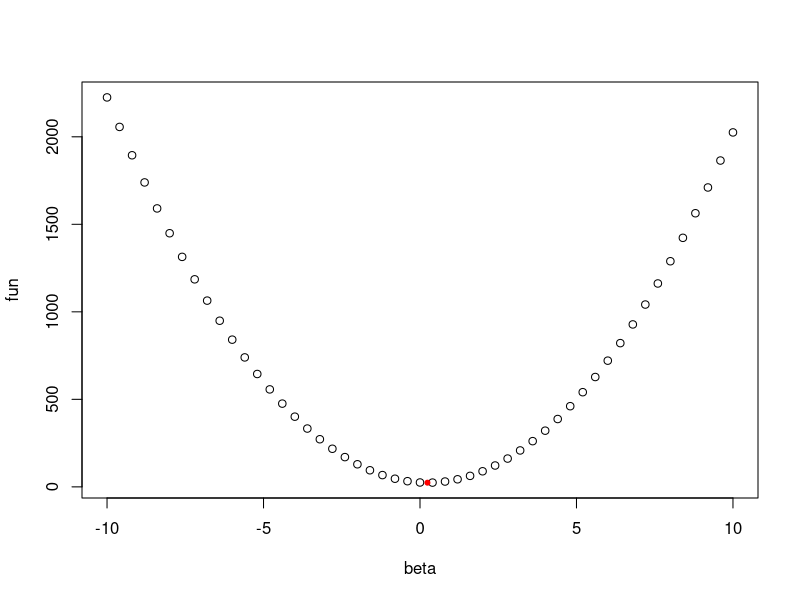
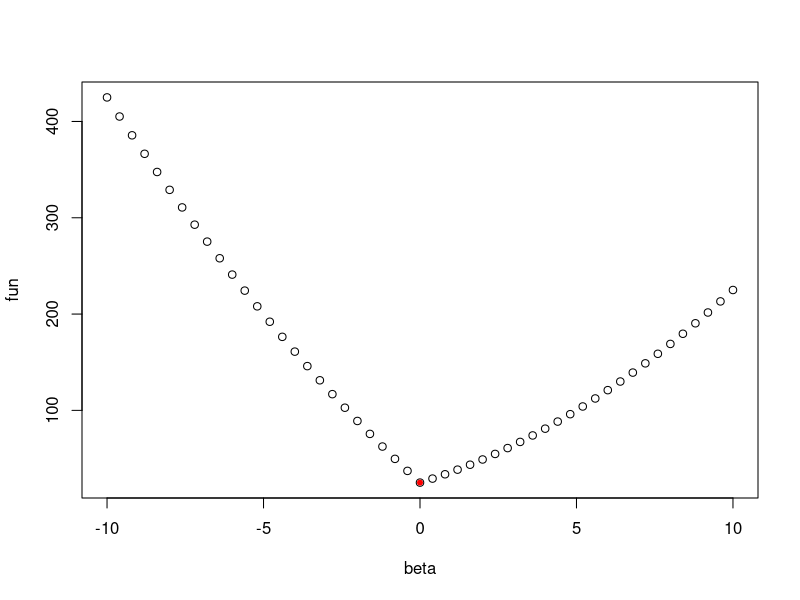
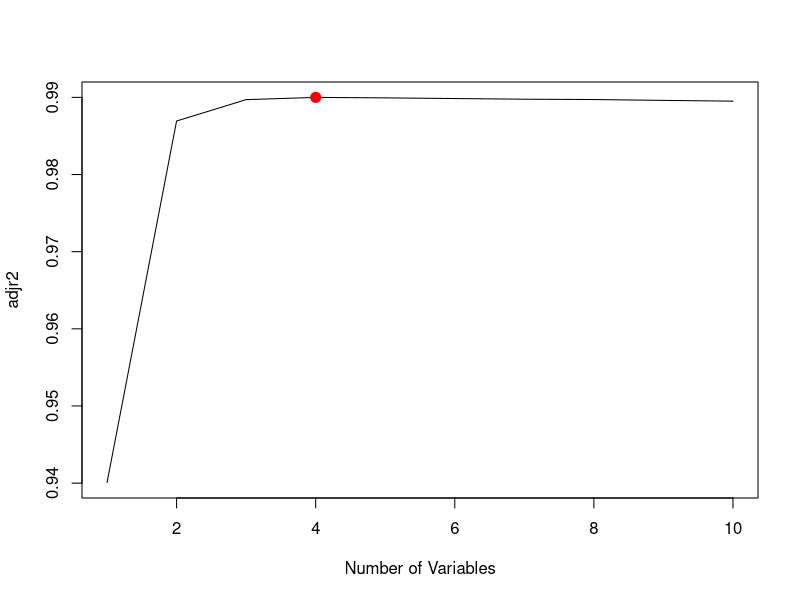
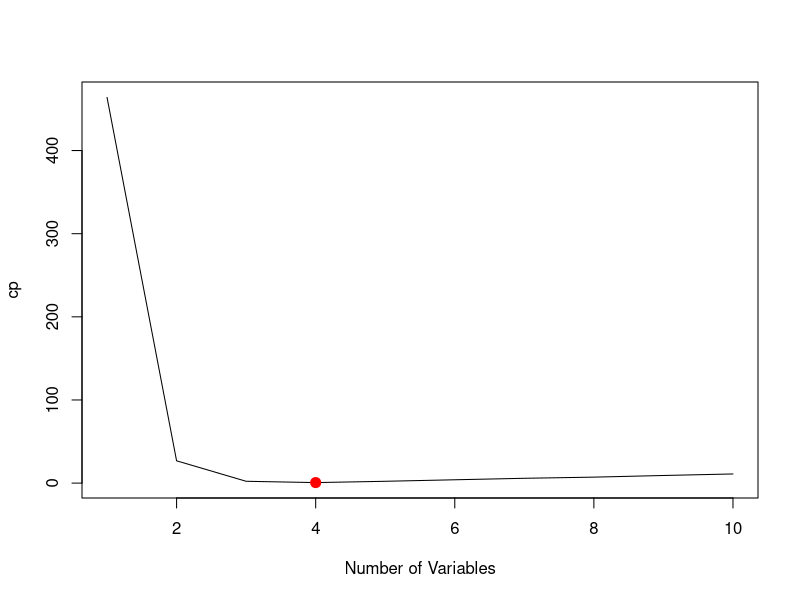
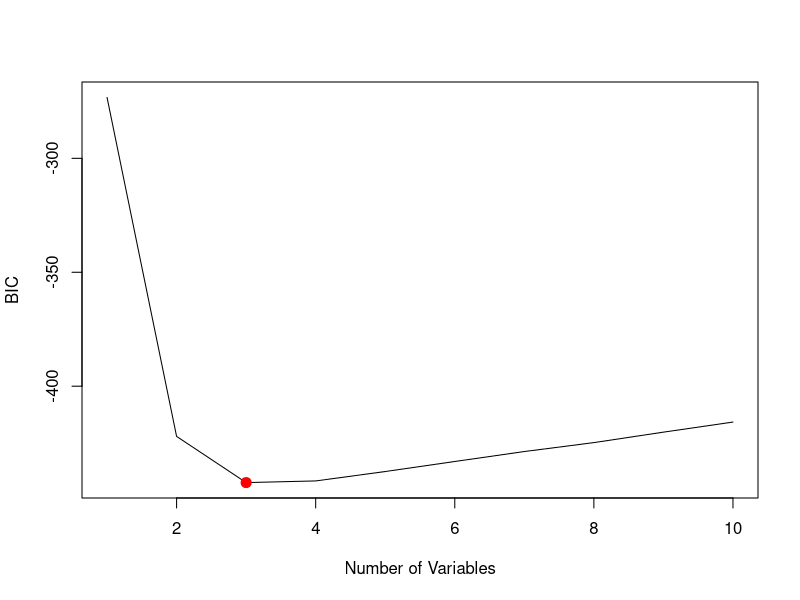
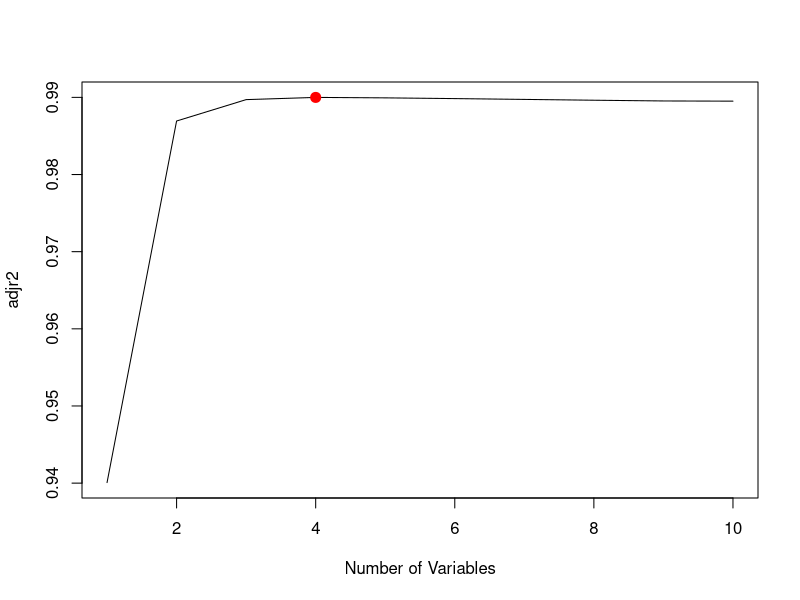
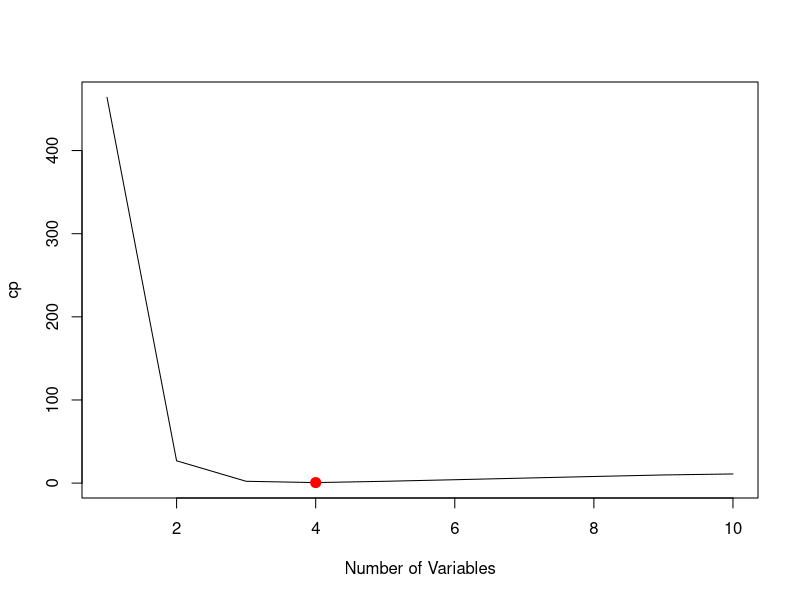
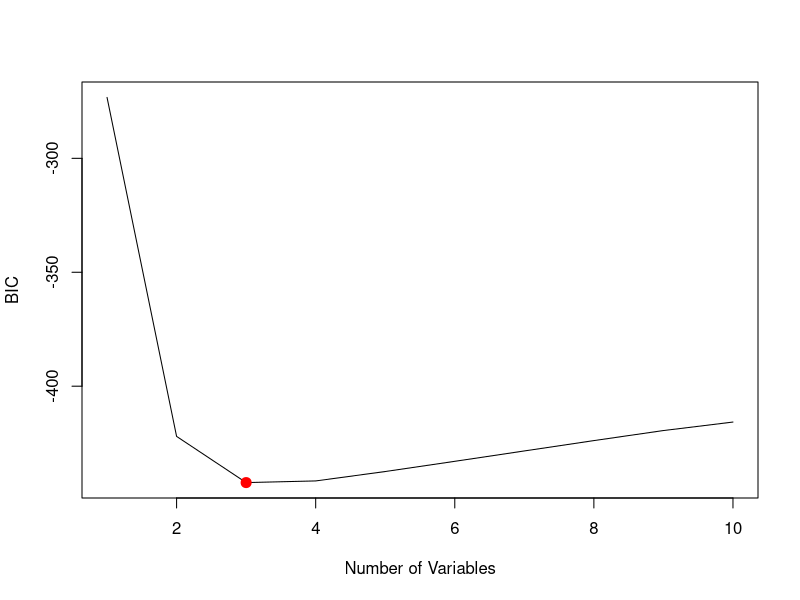

Reproduce these figures in R, in order. (Note: this script raises an error after producing the figures.)
## ---- chunk 1
y = 5
lambda = 20
beta = seq(-10,10,0.4)
fun = (y - beta)^2 + lambda*beta^2
plot(beta, fun, cex = 1)
best_beta = y/(1 + lambda)
best_fun = (y - best_beta)^2 + lambda*best_beta^2
points(best_beta, best_fun, col = "red", pch = 20 )
min(fun)
best_fun
## ---- chunk 2
y = 5
lambda = 20
beta = seq(-10,10,0.4)
fun = (y - beta)^2 + lambda*abs(beta)
plot(beta, fun, cex = 1)
best_beta = 0
best_fun = (y - best_beta)^2 + lambda*abs(best_beta)
points(best_beta, best_fun, col = "red", pch = 20 )
min(fun)
best_fun
## ---- chunk 3
set.seed(1)
x = rnorm(100)
epsilon = rnorm(100)
y = 3 + 1*x + 2*x^2 + 3*x^3 + epsilon
## ---- chunk 4
library(leaps)
xy = data.frame(x, y)
regfit.full = regsubsets(y ~ poly(x, 10, raw = T), data = xy, nvmax = 10)
reg.summary = summary(regfit.full)
plot(reg.summary$adjr2, xlab = "Number of Variables", ylab = "adjr2", type = "l")
which.max(reg.summary$adjr2)
points(4,reg.summary$adjr2[4], col = "red", cex = 2, pch = 20 )
plot(reg.summary$cp, xlab = "Number of Variables", ylab = "cp", type = "l")
which.min(reg.summary$cp)
points(4,reg.summary$cp[4], col = "red", cex = 2, pch = 20 )
plot(reg.summary$bic, xlab = "Number of Variables", ylab = "BIC", type = "l")
which.min(reg.summary$bic)
points(3,reg.summary$bic[3], col = "red", cex = 2, pch = 20 )
#adjr2最大值为4，cp最小值为4，BIC最小值为3，但是结合图像，当number of variables = 3时，这三个统计量对应的值与其最优值相差很小，根据principle of parsimary原则，我们选择number of variables = 3
coef(regfit.full, 3)

## ---- chunk 5
regfit.fwd = regsubsets(y ~ poly(x, 10, raw = T), data = xy, nvmax = 10, method = "forward")
fwd.summary = summary(regfit.fwd)
plot(fwd.summary$adjr2, xlab = "Number of Variables", ylab = "adjr2", type = "l")
which.max(fwd.summary$adjr2)
points(4,fwd.summary$adjr2[4], col = "red", cex = 2, pch = 20 )
plot(fwd.summary$cp, xlab = "Number of Variables", ylab = "cp", type = "l")
which.min(fwd.summary$cp)
points(4,fwd.summary$cp[4], col = "red", cex = 2, pch = 20 )
plot(fwd.summary$bic, xlab = "Number of Variables", ylab = "BIC", type = "l")
which.min(fwd.summary$bic)
points(3,fwd.summary$bic[3], col = "red", cex = 2, pch = 20 )
#adjr2最大值为4，cp最小值为4，BIC最小值为3  ，但是结合图像，当number of variables = 3时，这三个统计量对应的值与其最优值相差很小，根据principle of parsimary原则，我们选择number of variables = 3
coef(regfit.full, 3)

regfit.bwd = regsubsets(y ~ poly(x, 10, raw = T), data = xy, nvmax = 10, method = "backward")
bwd.summary = summary(regfit.bwd)
plot(bwd.summary$adjr2, xlab = "Number of Variables", ylab = "adjr2", type = "l")
which.max(bwd.summary$adjr2)
points(7,bwd.summary$adjr2[7], col = "red", cex = 2, pch = 20 )
plot(bwd.summary$cp, xlab = "Number of Variables", ylab = "cp", type = "l")
which.min(bwd.summary$cp)
points(7,bwd.summary$cp[7], col = "red", cex = 2, pch = 20 )
plot(bwd.summary$bic, xlab = "Number of Variables", ylab = "BIC", type = "l")
which.min(bwd.summary$bic)
points(5,bwd.summary$bic[5], col = "red", cex = 2, pch = 20 )
#adjr2最大值为7，cp最小值为7，BIC最小值为5  ，但是结合图像，当number of variables = 3时，这三个统计量对应的值与其最优值相差很小，根据principle of parsimary原则，我们选择number of variables = 3
coef(regfit.full, 3)
## ---- chunk 6
library(glmnet)
x = model.matrix(y ~ poly(x, 10, raw = T))[, -1]
grid = 10^seq(10,-2,length = 100)
set.seed(1)
cv.out  = cv.glmnet(x, y, alpha = 1)
plot(cv.out)
bestlam = cv.out$lambda.min
bestlam
out = glmnet(x, y, alpha = 1, lambda = grid)
lasso.coef = predict(out, type = "coefficients", s = bestlam)
lasso.coef
## ---- chunk 7
set.seed(1)
#x = rnorm(100, mean = 2, sd = 1)
x = rnorm(100)
epsilon = rnorm(100)
y = 3 + 7*x^7 + epsilon
#最优子集选择法
xy7 = data.frame(x, y)
regfit.full = regsubsets(y ~ poly(x, 10, raw = T), data = xy7, nvmax = 10)
reg.summary = summary(regfit.full)
plot(reg.summary$adjr2, xlab = "Number of Variables", ylab = "adjr2", type = "l")
which.max(reg.summary$adjr2)
points(4,reg.summary$adjr2[4], col = "red", cex = 2, pch = 20 )
coef(regfit.full, 4)
plot(reg.summary$cp, xlab = "Number of Variables", ylab = "cp", type = "l")
which.min(reg.summary$cp)
points(2,reg.summary$cp[2], col = "red", cex = 2, pch = 20 )
coef(regfit.full, 2)
plot(reg.summary$bic, xlab = "Number of Variables", ylab = "BIC", type = "l")
which.min(reg.summary$bic)
points(1,reg.summary$bic[1], col = "red", cex = 2, pch = 20 )
#adjr2最大值为4，cp最小值为2，BIC最小值为1，我们选择number of variables = 1
coef(regfit.full, 1)

#lasso
x = model.matrix(y ~ poly(x, 10, raw = T))[, -1]
grid = 10^seq(10,-2,length = 100)
set.seed(1)
cv.out  = cv.glmnet(x, y, alpha = 1)
plot(cv.out)
bestlam = cv.out$lambda.min
bestlam
out = glmnet(x, y, alpha = 1, lambda = grid)
lasso.coef = predict(out, type = "coefficients", s = bestlam)
lasso.coef
## ---- chunk 8
set.seed(1)
p = 20
n = 1000
epsilon = rnorm(100)
x = matrix(rnorm(n * p), n, p)
beta = sample(-10:10, 20, replace = T)
beta[c(4,8,10)] = 0
y = x%*%beta + epsilon
## ---- chunk 9
trainid = sample(1:n, 900)
testid = (-trainid)
ytrain = y[trainid,]
ytest = y[testid,]
traindata = data.frame(y = ytrain, x[trainid, ])
testdata = data.frame(y = ytest, x[testid, ])
## ---- chunk 10
#最优子集选择法
regfit.full = regsubsets(y ~ ., data = traindata, nvmax = 20)
reg.summary = summary(regfit.full)
plot(reg.summary$adjr2, xlab = "Number of Variables", ylab = "adjr2", type = "l")
which.max(reg.summary$adjr2)
points(18,reg.summary$adjr2[18], col = "red", cex = 2, pch = 20 )
coef(regfit.full, 18)
plot(reg.summary$cp, xlab = "Number of Variables", ylab = "cp", type = "l")
which.min(reg.summary$cp)
points(18,reg.summary$cp[18], col = "red", cex = 2, pch = 20 )
coef(regfit.full, 18)
plot(reg.summary$bic, xlab = "Number of Variables", ylab = "BIC", type = "l")
which.min(reg.summary$bic)
points(17,reg.summary$bic[17], col = "red", cex = 2, pch = 20 )
#adjr2最大值为18，cp最小值为18，BIC最小值为17，我们选择number of variables = 17
coef(regfit.full, 17)
predict.regsubsets = function(object, newdata, id){
  form = as.formula(object$call[[2]])
  mat = model.matrix(form, newdata)
  coefi = coef(object, id = id)
  xvars = names(coefi)
  mat[, xvars]%*%coefi
}
training.mse = rep(NA, 20)
for(i in 1:20){
  pred = predict(regfit.full, traindata, id = i)
  training.mse[i] = mean((traindata$y - pred)^2)
}
plot(training.mse, type = "b", main = "MSE in training data", xlab = "number of variables")
which.min(training.mse)
points(which.min(training.mse),training.mse[which.min(training.mse)], col = "red", cex = 2, pch = 20  )
## ---- chunk 11
#最优子集选择法
test.mse = rep(NA, 20)
for(i in 1:20){
  pred = predict(regfit.full, testdata, id = i)
  test.mse[i] = mean((testdata$y - pred)^2)
}
plot(test.mse, type = "b", main = "MSE in test data", xlab = "number of variables")
which.min(test.mse)
points(which.min(test.mse),test.mse[which.min(test.mse)], col = "red", cex = 2, pch = 20  )
## ---- chunk 12
which.min(test.mse)
## ---- chunk 13
coef(regfit.full, 17)
merge(data.frame(betas = names(coef(regfit.full, id=20))[-1],beta), data.frame(betas=names(coef(regfit.full, id=17)),coef(regfit.full, id=17)), all.x=T)
## ---- chunk 14
err.coef <- rep(NA, 20)
for(i in 1:20) {
  coef.i <- coef(regfit.full, id=i)
  df.err <- merge(data.frame(betas = names(coef(regfit.full, id=20))[-1],beta), data.frame(betas=names(coef.i),coef.i), all.x=T)
  df.err[is.na(df.err[,3]),3] <- 0
  err.coef[i] <- sqrt(sum((df.err[,2] - df.err[,3])^2))
}
plot(1:20, err.coef, type="b", main="Coefficient Error", xlab="Number of Predictors")
which.min(err.coef)
points(which.min(err.coef), err.coef[which.min(err.coef)], col="red", pch=16)
